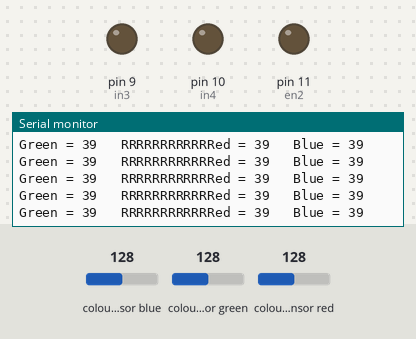
A sketch run on a simulated Arduino Uno, built with avr-gcc and run on an emulated ATmega328P. On the bench: output pins drawn as LEDs (lit = HIGH), the last lines printed to the serial monitor. Wiring (inferred from the names in the program): TCS3200 colour sensor: output pin 8; S2 pin 7; S3 pin 6; S0 pin 4; S1 pin 5. The inputs (shaded band) are chosen by the test bench; at power-on: colour sensor red 128, colour sensor blue 128, colour sensor green 128. Pins used as bus, display or sensor lines are not drawn.

Above: at 1.2 s.
1.3 s: colour sensor red set to 5
At 1.59 s:
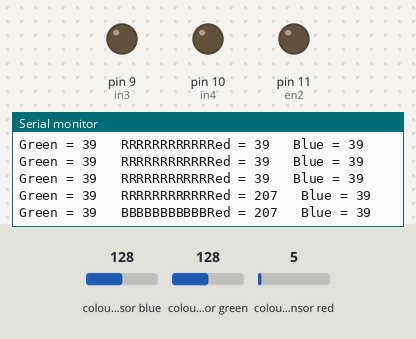
3.4 s: colour sensor blue set to 5
At 3.71 s:
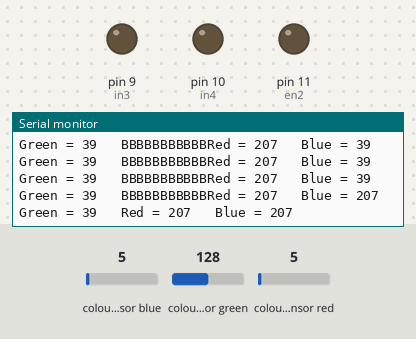
5.5 s: colour sensor green set to 5
At 5.53 s:
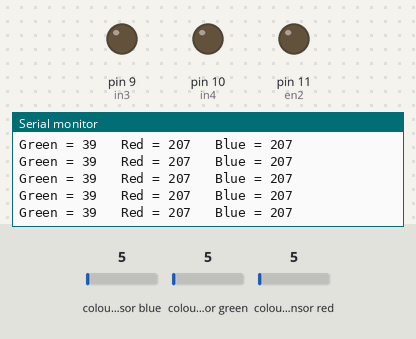

Measured:
- after the input at 1.3 s, the serial monitor: prints a new line at once (image 1)
- after the input at 3.4 s, the serial monitor: prints a new line at once (image 2)

The sketch:

____________.ino
```cpp
#include <Servo.h>

Servo dropServo;

#define S0 4
#define S1 5
#define S2 7
#define S3 6
#define sensorOut 8
#define in3 9
#define in4 10
#define en2 11
//#define FORWARD 3


//unsigned char Forward_Speed = 140;


int GetColor() {
  int frequency = 0;
  int sortColor = 0;
  int color = 0;

  digitalWrite(S2, LOW);
  digitalWrite(S3, LOW);
  frequency = pulseIn(sensorOut, LOW);
  int R = frequency;
  Serial.print("Red = ");
  Serial.print(frequency);
  Serial.print("   ");
  delay(50);

  digitalWrite(S2, LOW);
  digitalWrite(S3, HIGH);
  frequency = pulseIn(sensorOut, LOW);
  int B = frequency;
  Serial.print("Blue = ");
  Serial.print(frequency);
  Serial.println("   ");
  delay(50);

  digitalWrite(S2, HIGH);
  digitalWrite(S3, HIGH);
  frequency = pulseIn(sensorOut, LOW);
  int G = frequency;
  Serial.print("Green = ");
  Serial.print(frequency);
  Serial.print("   ");
  delay(50);

  if (R < 60) {
    Serial.print("RRRRRRRRRRR");
//    dropServo.write(0);
  } else if (B < 60) {
      Serial.print("BBBBBBBBBBB");
//      dropServo.write(90);
  } else {
//    color = 0;
  }
  return color;
}

void setup()
{
  pinMode(S0, OUTPUT);
  pinMode(S1, OUTPUT);
  pinMode(S2, OUTPUT);
  pinMode(S3, OUTPUT);
  pinMode(in3, OUTPUT);
  pinMode(in4, OUTPUT);
  pinMode(en2, OUTPUT);
//  pinMode(FORWARD, OUTPUT);

  pinMode(sensorOut, INPUT);

  digitalWrite(S0, HIGH);
  digitalWrite(S1, LOW);

//  dropServo.attach(9);

  Serial.begin(9600);
}

void loop()
{
//  analogWrite(FORWARD, Forward_Speed);

  GetColor();

//  while (true) {
//
//    while (Serial.available() == 0);
//
//    char data = Serial.read();
//    if (data == '1') {
//      break;
//    } else if (data == '2') {
//      sortColor = RED;
//    } else {
//
//    }
//  }
//
//  while (GetColor() == 0) {
//
//  }
//
//  if (GetColor() == sortColor) {
//    dropServo.write(20);
//  } else {
//    dropServo.write(0);
//  }


}
```
